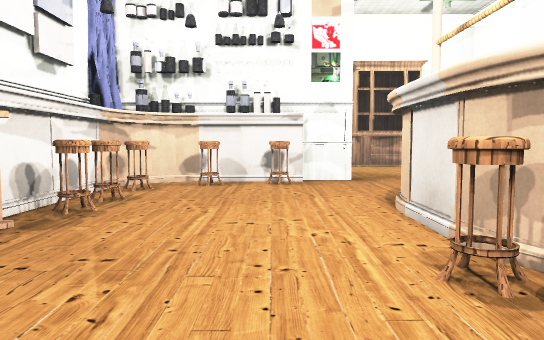
View 1 (above)

13 first-person views from a walk through a Unity game level. The camera is 1.3 m above the floor, tilts 4° down and sees 70° across. The floor is counted in squares, 1.8 m on a side. Each view is taken from the middle of a square. On the plan, view 1 faces up. The plan holds only what a view shows up to about 12 squares ahead; the rest is blank. The place goes on beyond the plan. The player is left out. Some animated figures are left out. Some surface patterns are stand-ins.

View 2
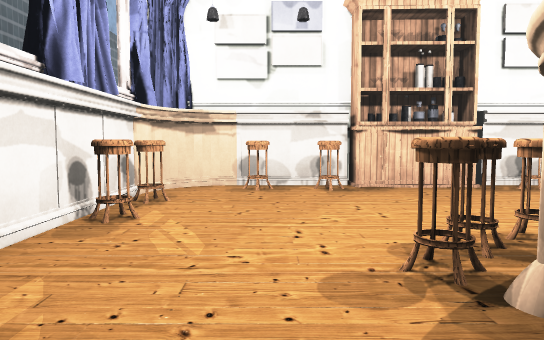

View 3
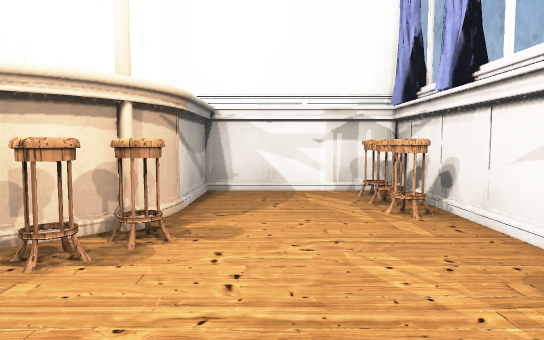

View 4
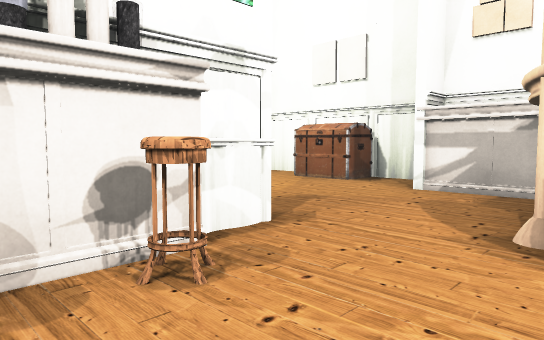

View 5
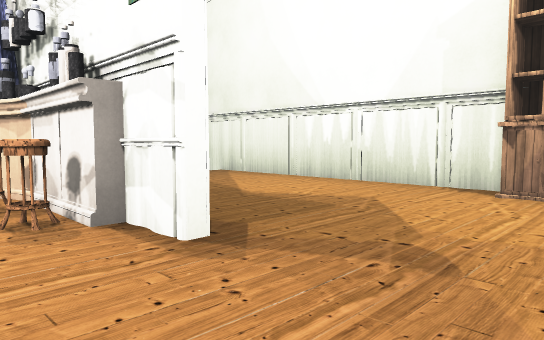

View 6
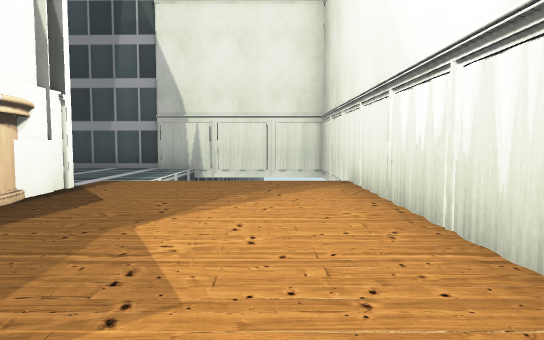

View 7
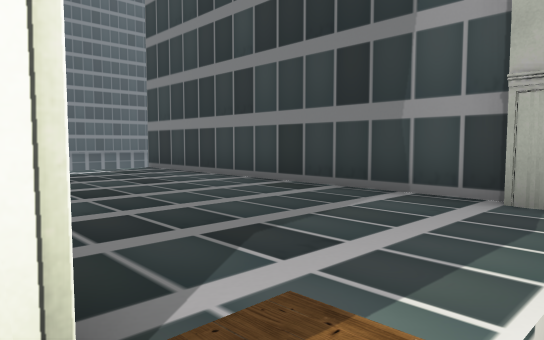

View 8
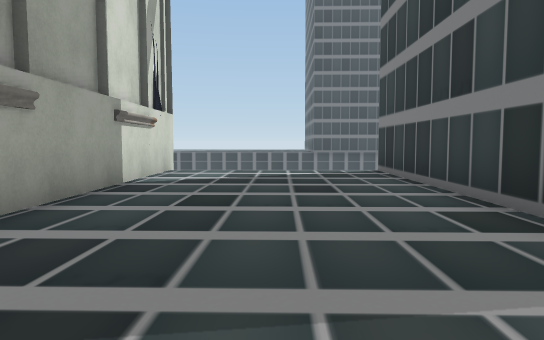

View 9
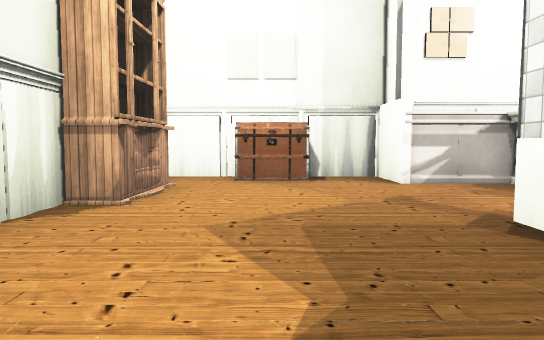

View 10
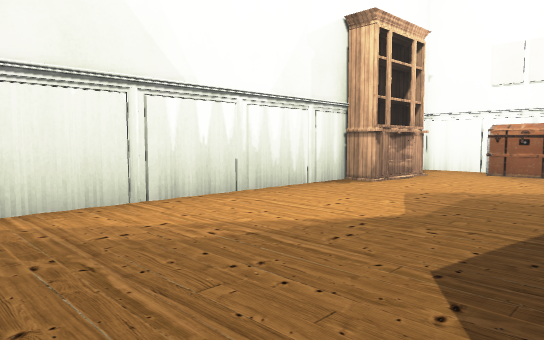

View 11
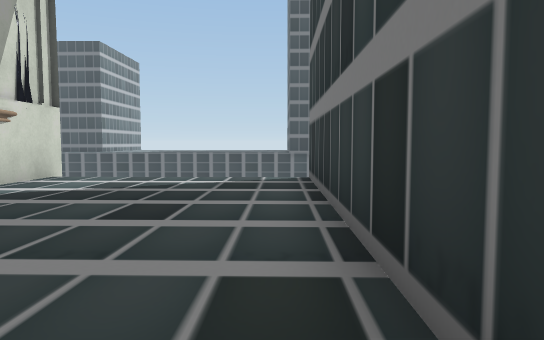

View 12
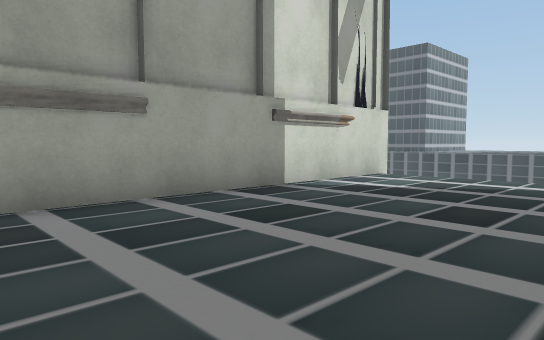

View 13
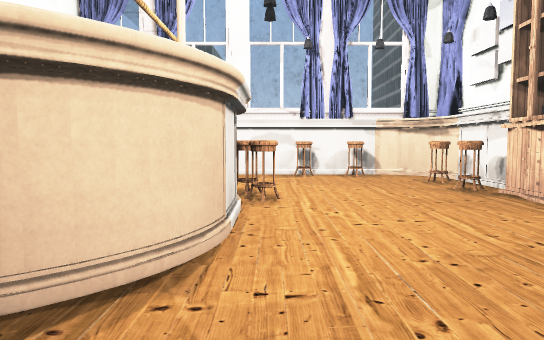

### Floor plan
Points are (right, up) in squares from view 1. A wall is a line through its corners. A room is listed if a view was taken in it or the views show most of it. See-through windows are left out.
Room 1 (views 1, 2, 3, 4, 5, 6, 7, 8, 9, 10, 11, 12, 13)
walls: (-3.3, 2.5) (-3.3, 3.6); (1.2, 7.5) (0.5, 7.6); (1.1, 7.7) (1.6, 7.7) (1.6, 7.4) (0.5, 7.6); (1.6, 7.5) (0.5, 7.5); (1.6, 7.6) (0.7, 7.4); (-3.5, 7.7) (-1.8, 7.7); (-3.3, -2.5) (-3.3, -0.4); (5.4, 7.7) (6.2, 7.7) (6.4, 9.3); (6.4, 7.7) (6.4, 9.1); (6.3, 8) (6.4, 8.8); (-8.5, 7.7) (-8.8, -2.3); (-0.6, 12.4) (-1.2, 12.5); (-1.5, 12.4) (-2.9, 12.5); (-2, 12.4) (-2.7, 12.4); (-2.2, 12.4) (-2.8, 12.5) (-3.7, 12.3); (6.4, 8.2) (6.3, 8.9); (0.4, 12.5) (-0.9, 12.4); (1, 12.4) (-0.3, 12.5); (-8.3, 8.7) (-8.2, 8.1); (-3.9, 12.4) (-4.5, 12.5); (1.9, 12.4) (1.4, 12.5); (-3.6, 12.5) (-4.7, 12.3); (-8.3, 9.2) (-8.2, 8); (2, 12.5) (1.4, 12.3); (2.6, 12.5) (1.4, 12.4); (2.6, 12.5) (-4.9, 12.5); (-8.2, 10) (-8.2, 7.7); (6.3, 10.7) (6.4, 12); (6.4, 10.8) (6.4, 12.4); (6.4, 11.5) (6.2, 12.3); (6.4, 11.6) (6.3, 12.3)
objects: other object (-3, 0); other object (-3, 1); other object (-3, 2) to (-2, 3); other object (-3, 4); other object (-3, 5); other object (-3, 6) to (-2, 7); other object (-2, -2); other object (-2, 0); other object (-2, 1); other object (-2, 4); other object (-2, 5); other object (-2, 6); other object (-1, -2); other object (-1, -1); other object (-1, 7); other object (-1, 8); other object (0, -2); other object (0, -1); other object (0, 7); other object (0, 8); other object (1, -2); other object (1, 1); other object (1, 2); other object (2, -2); other object (2, 1); other object (2, 1) to (3, 2); other object (2, 3); other object (3, -2); other object (3, -1); other object (3, 12) to (4, 12); other object (4, -2); other object (4, -1); other object (4, 1) to (4, 2); other object (4, 5); other object (5, -2); other object (5, -1); other object (5, 0); other object (5, 1); other object (5, 2); other object (5, 5); other object (5, 6); other object (5, 7); other object (6, 10)

Where each view was taken, in squares from view 1:
view 1: 0 up, 0 right, facing up
view 2: 0 up, 4 right, facing left
view 3: 0 up, 1 left, facing right
view 4: 5 up, 1 left, facing up-right
view 5: 6 up, 4 right, facing up-left
view 6: 11 up, 3 right, facing left
view 7: 9 up, 3 left, facing down-left
view 8: 8 up, 6 left, facing down
view 9: 10 up, 2 left, facing right
view 10: 8 up, 4 left, facing up-right
view 11: 6 up, 8 left, facing down
view 12: 6 up, 8 left, facing down-right
view 13: 7 up, 1 right, facing down
